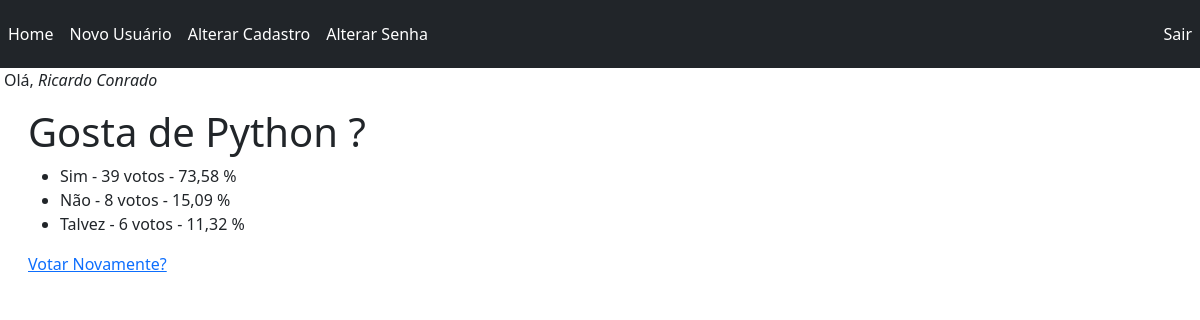
The app's page /polls/1/results/ (signed in) with its own data.
### polls/models.py (models this page shows, shortened)
class Pergunta(models.Model):
    texto_da_pergunta = models.CharField(max_length=200)
    data_publicacao = models.DateTimeField("Data Publicação")

class Resposta(models.Model):
    pergunta = models.ForeignKey(Pergunta, on_delete=models.CASCADE)
    texto_da_resposta = models.CharField(max_length=200)
    votos = models.IntegerField(default=0)
    def totalVotos(self):
        id_pergunta = self.pergunta.id
        pergunta = Pergunta.objects.get(id=id_pergunta)
        total_votos = Resposta.objects.filter(pergunta=id_pergunta).aggregate(Sum("votos")).get('votos__sum', 0.00)
        percentual = ((self.votos * 100) / total_votos)
        return percentual

### polls/views.py (the view)
# urls.py: path("<int:pergunta_id>/results/", views.ResultsView, name="Resultados"),
def ResultsView(request, pergunta_id):
    pergunta = get_object_or_404(Pergunta, id=pergunta_id)
    return render(request, "polls/resultado.html", {"pergunta": pergunta})

### polls/templates/polls/resultado.html (shortened to what this page needs)
{% extends "polls/layout.html" %}
{% block conteudo %}
    <h1>{{ pergunta.texto_da_pergunta }}</h1>
    <ul>
        {% for escolha in pergunta.resposta_set.all %}
            <li>{{ escolha.texto_da_resposta }} - {{ escolha.votos }} voto{{ escolha.votos|pluralize }} - {{ escolha.totalVotos|floatformat:-2 }} %</li>
        {% endfor %}
    </ul>
    <a href="{% url 'polls:Detalhe' pergunta.id %}">Votar Novamente?</a>
{% endblock conteudo %}

### polls/templates/polls/layout.html (shortened to what this page needs)
<!DOCTYPE html>
{% load static  %}
{% load django_bootstrap5 %}
<html lang="pt-br">
<head>
    {% bootstrap_css %}
    <link rel="stylesheet" href="{% static 'polls/style.css' %}">
</head>
<body>
    <nav class="navbar navbar-expand-sm navbar-dark bg-dark divLayout">
        <div class="collapse navbar-collapse" id="navbarSupportedContent">
            <ul class="navbar-nav">
                <li class="nav-item"><a class="nav-link" href="{% url 'polls:index' %}">Home</a></li>
                <li class="nav-item"><a class="nav-link" href="{% url 'polls:Registro' %}">Novo Usuário</a></li>
                {% if user.is_authenticated %}
                    <li class="nav-item"><a class="nav-link" href="{% url 'polls:AlteraCadastro' %}">Alterar Cadastro</a></li>
                    <li class="nav-item"><a class="nav-link" href="{% url 'polls:AlteraSenha' %}">Alterar Senha</a></li>
                {% endif %}
            </ul>
            {% if user.is_authenticated %}
                <ul class="navbar-nav ms-auto me-1%">
                    <li class="nav-item"><a class="nav-link" href="{% url 'polls:Logout' %}">Sair</a></li>
                </ul>
            {% endif %}
        </div>
    </nav>
    <main>
        {% if user.is_authenticated %}
            <span class="ms-1">
                Olá, <i>{{ user.first_name }} {{ user.last_name }}</i>
            </span>
        {% endif %}
        <div class="container m-3">
                {% block conteudo  %}
                {% endblock conteudo  %}
        </div>
    </main>
</body>
</html>

### polls/static/polls/style.css (style rules this page uses)
body { background-color:white; }

### records on screen
Pergunta: texto_da_pergunta "Gosta de Python ?"
Resposta: texto_da_resposta "Sim", votos "39", totalVotos "73,58"
Resposta: texto_da_resposta "Não", votos "8", totalVotos "15,09"
Resposta: texto_da_resposta "Talvez", votos "6", totalVotos "11,32"

### other values on screen
{{ user.first_name }} "Ricardo"
{{ user.last_name }} "Conrado"
